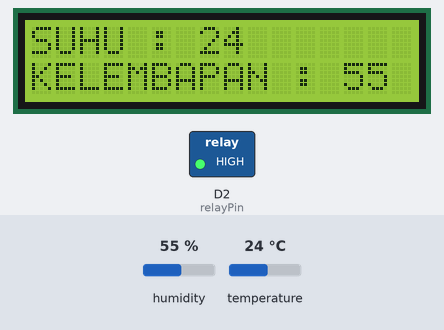
Bench run of a sketch on a simulated ESP8266 (NodeMCU). Parts: 16×2 character LCD, switched loads named in the sketch (green lamp = pin HIGH). The inputs (shaded band) are chosen by the test bench; at power-on: temperature 24 °C, humidity 55 %. What the sketch prints to the serial monitor is not drawn.

Above: at 2.2 s.
2.3 s: temperature set to 26 °C
At 4.1 s:
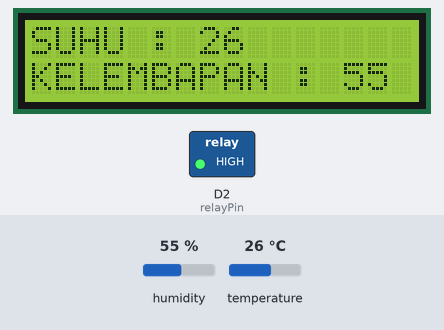
5.1 s: temperature set to 29 °C
At 6.2 s:
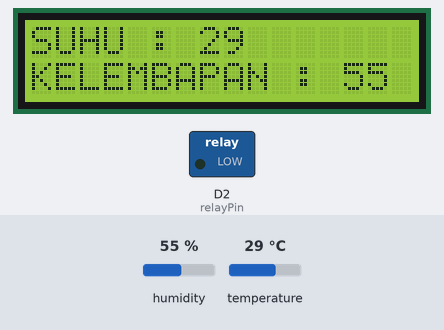
7.9 s: humidity set to 22 %
At 10.3 s:
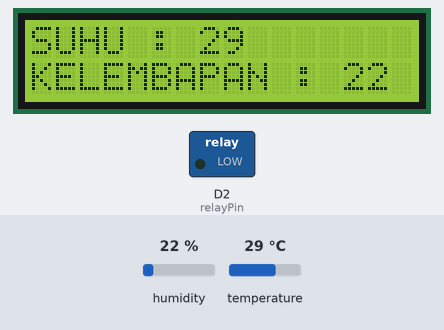
10.9 s: humidity set to 40 %
At 12.4 s:
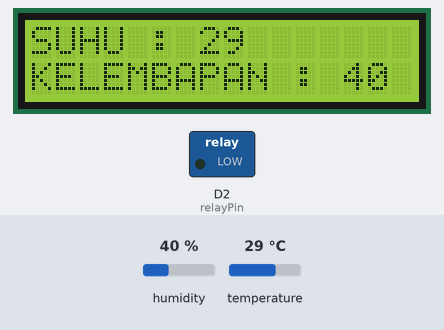
Timing chart, 0 to 13.9 s (numbered marks = the images above; inputs shaded):
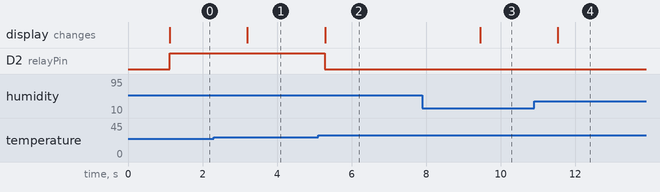

Measured:
- the behaviour switches between 27 and 28 °C on temperature (found by bisection; images 1 and 2)
- after the input at 2.3 s, the display: changes after 0.91 s (image 1)
- after the input at 5.1 s, D2 (relayPin): HIGH → LOW after 0.19 s; the display: changes after 0.19 s (image 2)
- after the input at 7.9 s, the display: changes after 1.5 s (image 3)
- after the input at 10.9 s, the display: changes after 0.63 s (image 4)

The sketch:

pertemuan-9.ino
```cpp
#include <Wire.h>
#include <LiquidCrystal_I2C.h>

LiquidCrystal_I2C lcd = LiquidCrystal_I2C(0x3F, 16, 2);

// SCL --> D15
// SDA --> D14

#include "DHT.h"

#define DHTPIN D5

#define DHTTYPE DHT11

DHT dht(DHTPIN, DHTTYPE);

#define relayPin D2

void setup() {
  Serial.begin(9600);

  dht.begin();

  pinMode(relayPin, OUTPUT);
  digitalWrite(relayPin, LOW);

  lcd.init();
  lcd.backlight();
  lcd.clear();

  lcd.setCursor(4, 0);
  lcd.print("KELAS 3C");

  Serial.println("Program Sensor DHT");

  delay(1000);
}

void loop() {
  int suhu = dht.readTemperature();
  int kelembapan = dht.readHumidity();
  // suhu dalam fahrenheit
  // float f = dht.readTemperature(true);

  if (isnan(suhu) || isnan(kelembapan)) {
    Serial.println("Failed to read from DHT sensor!");

    lcd.clear();
    lcd.setCursor(0, 0);
    lcd.print("FAILED READ DHT");
  } else {
    Serial.println("SUHU : " + (String) suhu);
    Serial.println("Kelembapan : " + (String) kelembapan);

    lcd.clear();
    lcd.setCursor(0, 0);
    lcd.print("SUHU : ");
    lcd.setCursor(7, 0);
    lcd.print(suhu);
    lcd.setCursor(0, 1);
    lcd.print("KELEMBAPAN : ");
    lcd.setCursor(13, 1);
    lcd.print(kelembapan);

    if (suhu <= 27) {
      digitalWrite(relayPin, HIGH);

      Serial.println("Kipas ON");
    } else {
      digitalWrite(relayPin, LOW);

      Serial.println("Kipas OFF");
    }
  }

  Serial.println();
  delay(1000);
}
```
